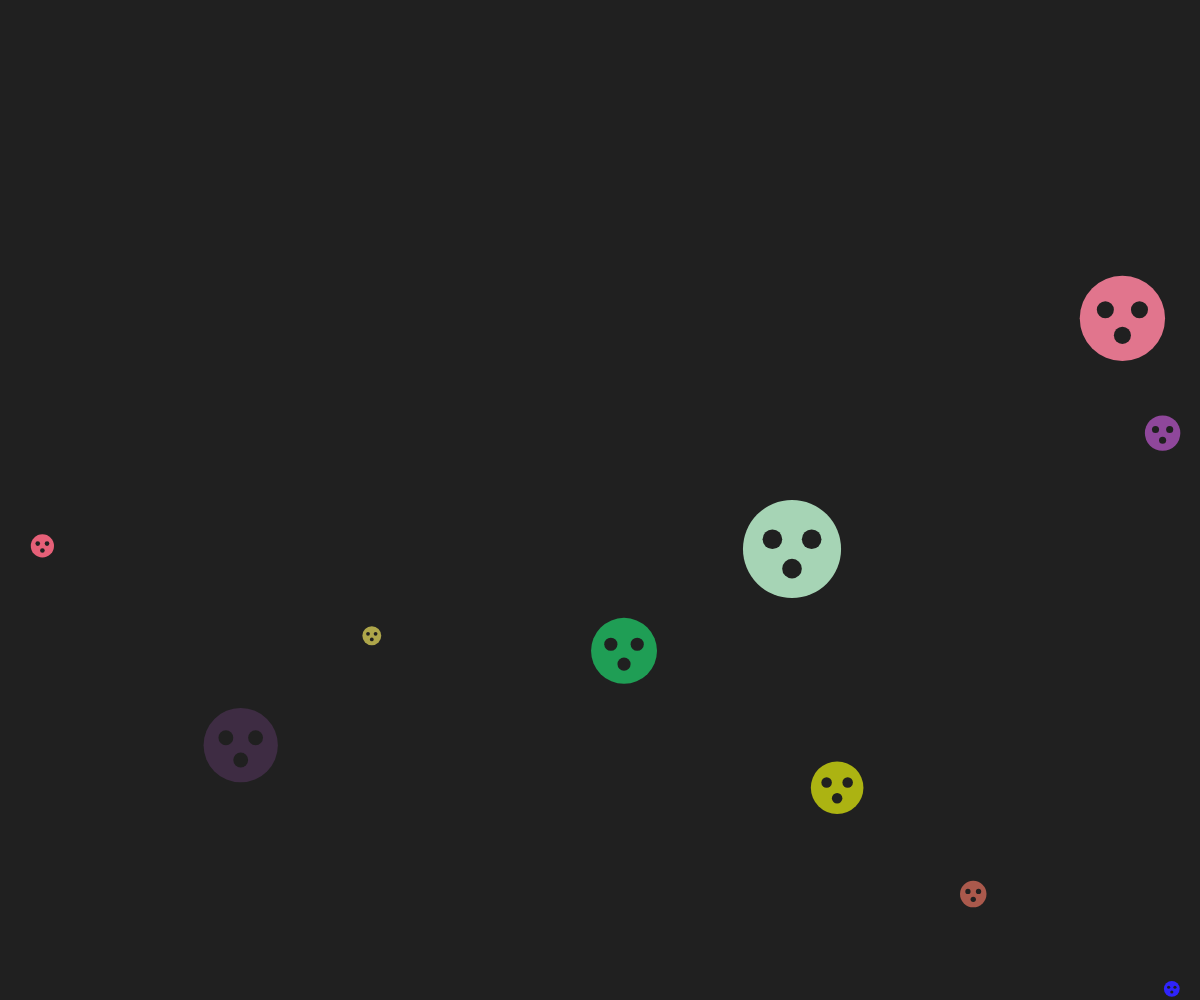
Frame 1 (no input)
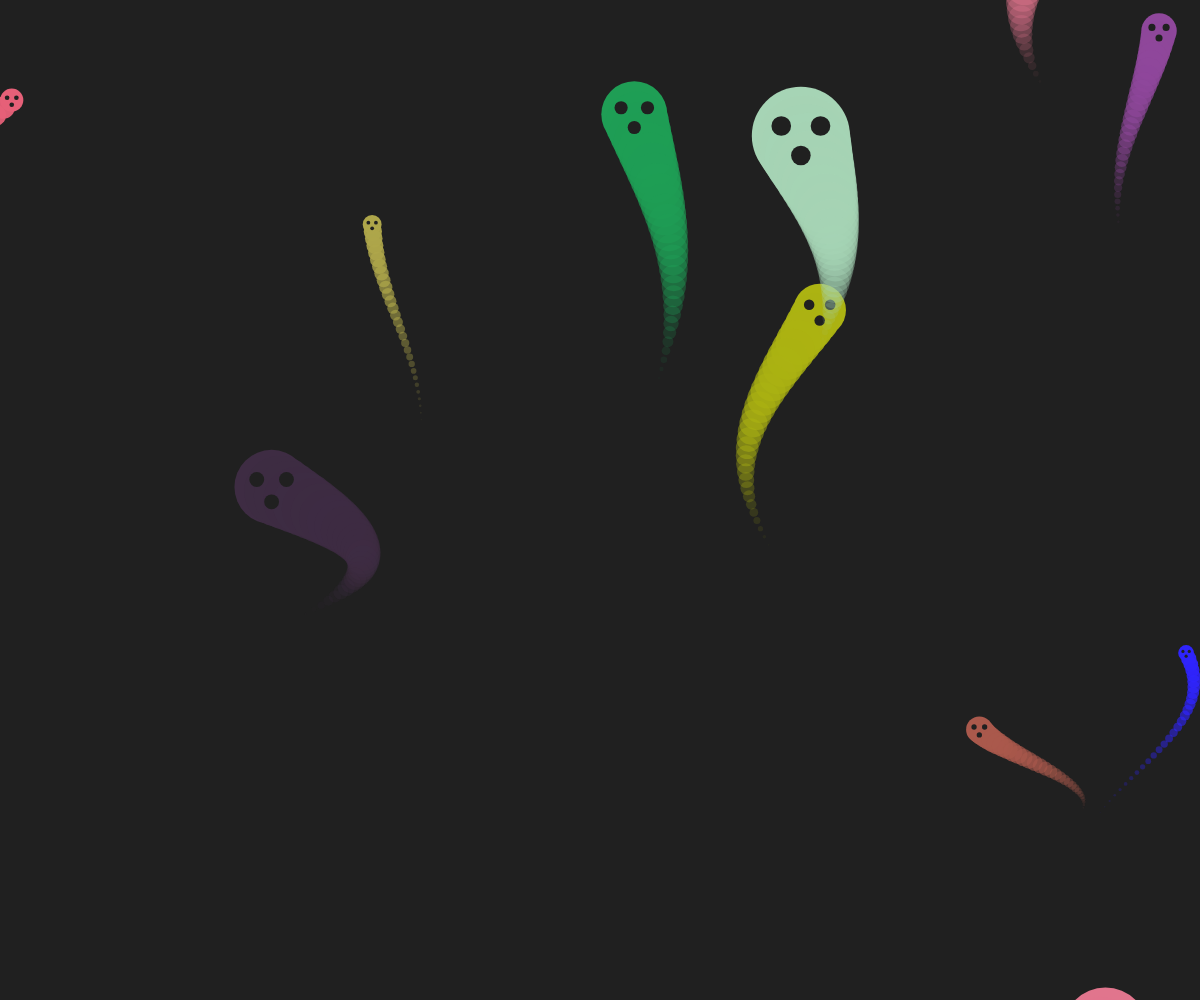
Frame 60 (no input)
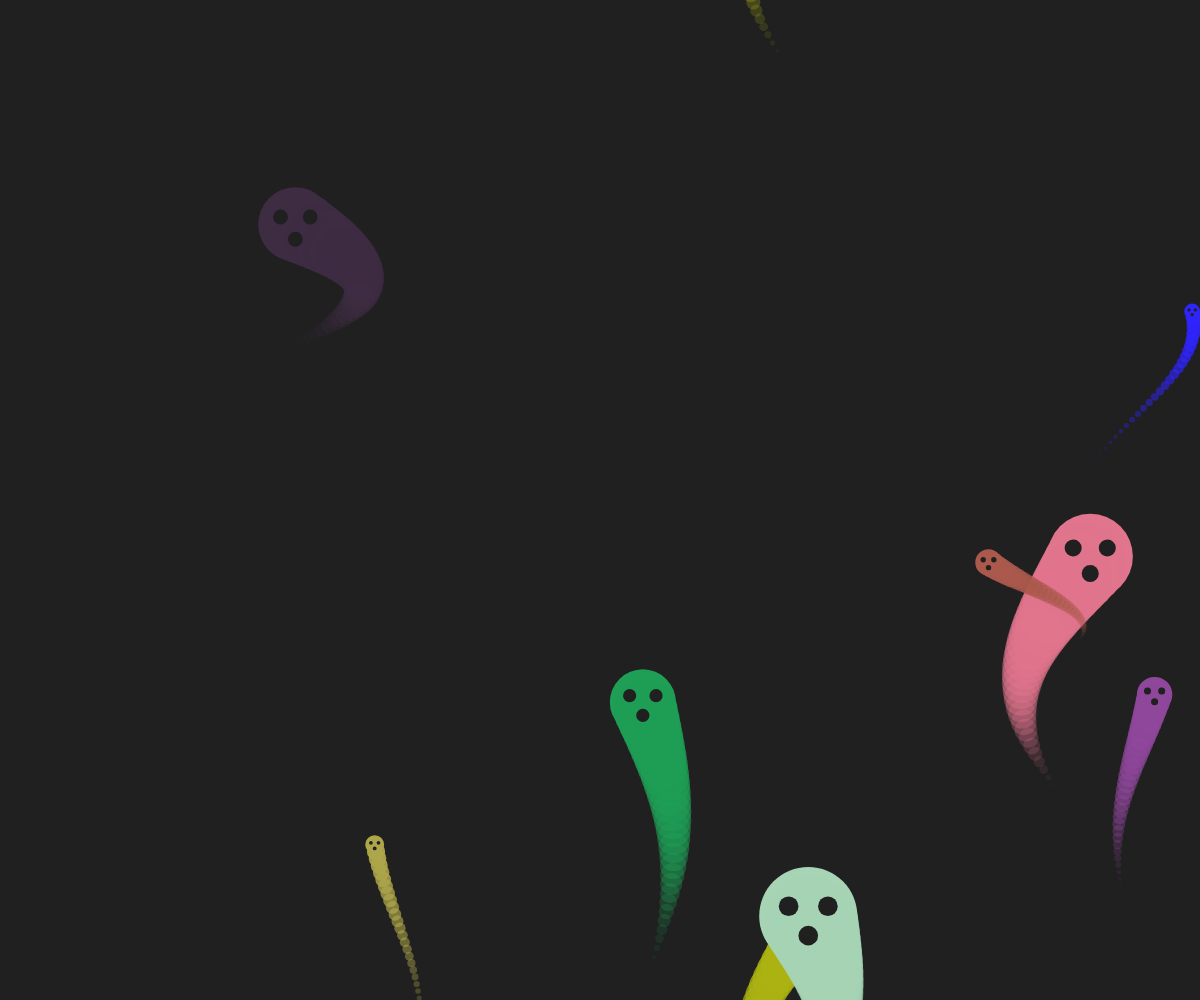
Frame 120 (the mouse pressed at the canvas centre since frame 60)

The p5.js sketch that drew these frames (run headless with seeded random() and noise() and a simulated clock; from frame 60 on, the mouse is pressed at the canvas centre):

// p5.js sketch
// ── sketch.js
let ghosts = [];

function setup() {
  createCanvas(windowWidth, windowHeight);

  
  for (var i = 0; i < 10; i++) {
    ghosts.push(new Ghost());
  }

  noStroke();
}

function draw() {
  background(32);
  for (const ghost of ghosts) {
    ghost.moveAndDraw();
  }
}


class Ghost {

  constructor() {

    this.tail = [];
    this.tailLength = 30;

  
    this.ghostSize = random(10, 100);
    this.ghostX = random(width);
    this.ghostY = random(height);

    this.cosOffset = random(100);
    this.wiggliness = random(2, 10);
    this.floatiness = random(2, 10);


   
    this.r = random(255);
    this.g = random(255);
    this.b = random(255);
  }

  moveAndDraw() {

    
    this.ghostX += cos((this.cosOffset + frameCount) / 10) * this.wiggliness;
   
    this.ghostY -= this.floatiness;
   
    if (this.ghostY < -this.ghostSize) {
      this.ghostY = height + this.ghostSize;
    }

    
    this.tail.unshift({x: this.ghostX, y: this.ghostY});
   
    if (this.tail.length > this.tailLength) {
      this.tail.pop();
    }


   
    for (let index = 0; index < this.tail.length; index++) {
      const tailPoint = this.tail[index];

    
      const pointSize = this.ghostSize * (this.tail.length - index) / this.tail.length;
      const pointAlpha = 255 * (this.tail.length - index) / this.tail.length;

      fill(this.r, this.g, this.b, pointAlpha);
      ellipse(tailPoint.x, tailPoint.y, pointSize);
    }

   
    fill(32);
    ellipse(this.ghostX - this.ghostSize * .2,
            this.ghostY - this.ghostSize * .1,
            this.ghostSize * .2);
    ellipse(this.ghostX + this.ghostSize * .2,
            this.ghostY - this.ghostSize * .1,
            this.ghostSize * .2);
    ellipse(this.ghostX,
            this.ghostY + this.ghostSize * .2,
            this.ghostSize * .2);
  }
}
